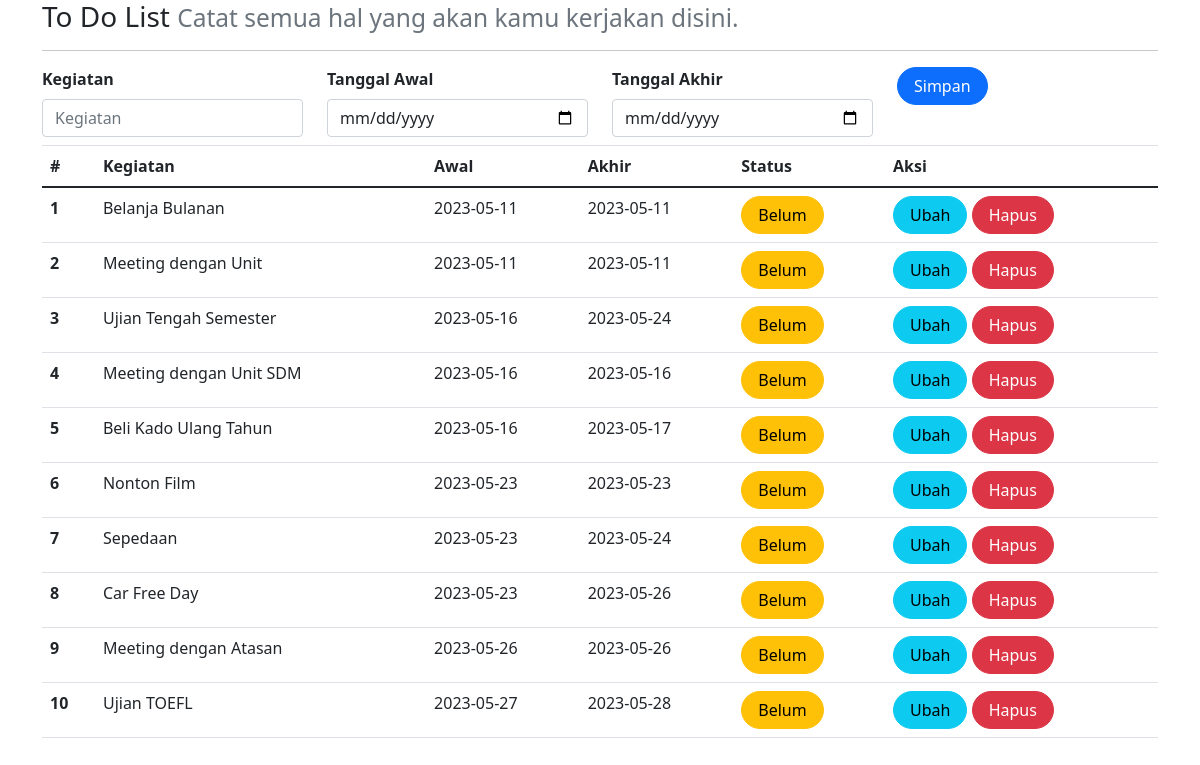
The page / on the database its author committed.
### tables this page shows
CREATE TABLE `kegiatan` (
  `id` int(11) NOT NULL,
  `isi` text DEFAULT NULL,
  `tgl_awal` date DEFAULT NULL,
  `tgl_akhir` date DEFAULT NULL,
  `status` int(1) DEFAULT NULL
);

### index.php (the view, shortened to what this page needs)
<?php
include_once("koneksi.php");
?>
<!DOCTYPE html>
<html lang="en">
<head>
    <link rel="stylesheet" href="assets/css/bootstrap.css">
    <link href="https://cdn.jsdelivr.net/npm/bootstrap@5.0.2/dist/css/bootstrap.min.css"
    rel="stylesheet"
>
</head>
<body>
    <div class="container">
        <h3>To Do List
            <small class="text-muted">
                Catat semua hal yang akan kamu kerjakan disini.
            </small>
        </h3>
    <hr>
<form class="form row" method="POST" action="" name="myForm" onsubmit="return(validate());">
    <?php
    $isi = '';
    $tgl_awal = '';
    $tgl_akhir = '';
    ?>
    <div class="col">
        <label for="inputIsi" class="form-label fw-bold">
            Kegiatan
        </label>
        <input type="text" class="form-control" name="isi" id="inputIsi" placeholder="Kegiatan" value="<?php echo $isi ?>">
    </div>
    <div class="col">
        <label for="inputTanggalAwal" class="form-label fw-bold">
            Tanggal Awal
        </label>
        <input type="date" class="form-control" name="tgl_awal" id="inputTanggalAwal" placeholder="Tanggal Awal" value="<?php echo $tgl_awal ?>">
    </div>
    <div class="col mb-2">
        <label for="inputTanggalAkhir" class="form-label fw-bold">
        Tanggal Akhir
        </label>
        <input type="date" class="form-control" name="tgl_akhir" id="inputTanggalAkhir" placeholder="Tanggal Akhir" value="<?php echo $tgl_akhir ?>">
    </div>
    <div class="col">
        <button type="submit" class="btn btn-primary rounded-pill px-3" name="simpan">Simpan</button>
    </div>
</form>
<table class="table table-hover">
    <thead>
        <tr>
            <th scope="col">#</th>
            <th scope="col">Kegiatan</th>
            <th scope="col">Awal</th>
            <th scope="col">Akhir</th>
            <th scope="col">Status</th>
            <th scope="col">Aksi</th>
        </tr>
    </thead>
    <tbody>
        <?php
        $result = mysqli_query($mysqli,"SELECT * FROM kegiatan ORDER BY tgl_awal,status" );
        $no = 1;
        while ($data = mysqli_fetch_array($result)) {
        ?>
            <tr>
                <th scope="row"><?php echo $no++ ?></th>
                <td><?php echo $data['isi'] ?></td>
                <td><?php echo $data['tgl_awal'] ?></td>
                <td><?php echo $data['tgl_akhir'] ?></td>
                <td>
                    <?php
                    if ($data['status'] == '1') {
                    ?>
                        <a class="btn btn-success rounded-pill px-3" type="button"
                        href="index.php?id=<?php echo $data['id'] ?>&aksi=ubah_status&status=0">
                        Sudah
                        </a>
                    <?php
                    } else {
                    ?>
                        <a class="btn btn-warning rounded-pill px-3" type="button"
                        href="index.php?id=<?php echo $data['id'] ?>&aksi=ubah_status&status=1">
                        Belum</a>
                    <?php
                    }
                    ?>
                </td>
                <td>
                    <a class="btn btn-info rounded-pill px-3"
                    href="index.php?id=<?php echo $data['id'] ?>">Ubah
                    </a>
                    <a class="btn btn-danger rounded-pill px-3"
                    href="index.php?id=<?php echo $data['id'] ?>&aksi=hapus">Hapus
                    </a>
                </td>
            </tr>
        <?php
        }
        ?>
    </tbody>
</table>
</body>
</html>

### rows shown on the page
kegiatan: isi "Belanja Bulanan", tgl_awal "2023-05-11", tgl_akhir "2023-05-11"
kegiatan: isi "Meeting dengan Unit", tgl_awal "2023-05-11", tgl_akhir "2023-05-11"
kegiatan: isi "Ujian Tengah Semester", tgl_awal "2023-05-16", tgl_akhir "2023-05-24"
kegiatan: isi "Meeting dengan Unit SDM", tgl_awal "2023-05-16", tgl_akhir "2023-05-16"
kegiatan: isi "Beli Kado Ulang Tahun", tgl_awal "2023-05-16", tgl_akhir "2023-05-17"
kegiatan: isi "Nonton Film", tgl_awal "2023-05-23", tgl_akhir "2023-05-23"
kegiatan: isi "Sepedaan", tgl_awal "2023-05-23", tgl_akhir "2023-05-24"
kegiatan: isi "Car Free Day", tgl_awal "2023-05-23", tgl_akhir "2023-05-26"
kegiatan: isi "Meeting dengan Atasan", tgl_awal "2023-05-26", tgl_akhir "2023-05-26"
kegiatan: isi "Ujian TOEFL", tgl_awal "2023-05-27", tgl_akhir "2023-05-28"
